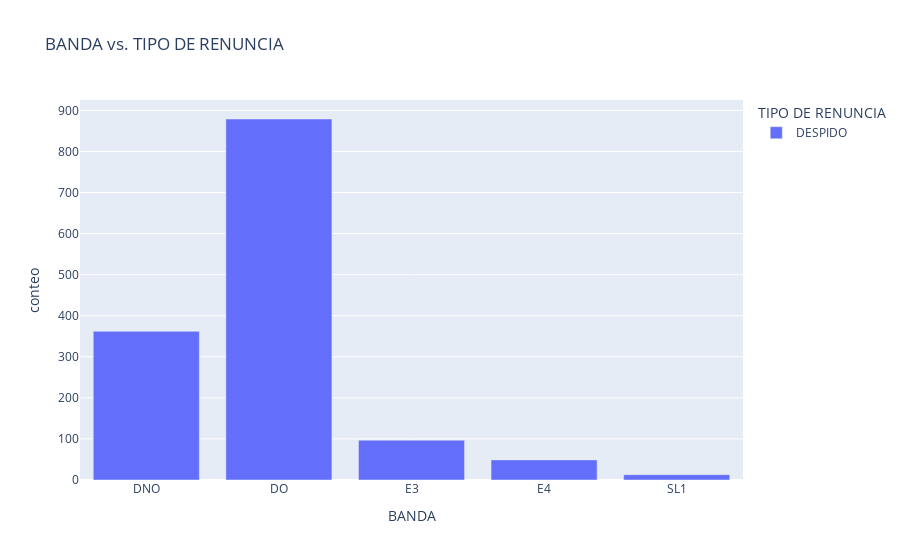

The notebook cell saved with this chart:
### Code cell
conteo_banda_tipo = data.groupby(['BANDA', 'TIPO DE RENUNCIA']).size().reset_index(name='conteo')
fig1 = px.bar(conteo_banda_tipo, x='BANDA', y='conteo', color='TIPO DE RENUNCIA', title='BANDA vs. TIPO DE RENUNCIA')
fig1.show()

### Figure 1 — Plotly figure (JSON) as saved in the notebook; plotly's stock layout.template omitted (floating-point values rounded to 4 significant figures)
{"data": [{"alignmentgroup": "True", "hovertemplate": "TIPO DE RENUNCIA=DESPIDO<br>BANDA=%{x}<br>conteo=%{y}<extra></extra>", "legendgroup": "DESPIDO", "marker": {"color": "#636efa", "pattern": {"shape": ""}}, "name": "DESPIDO", "offsetgroup": "DESPIDO", "orientation": "v", "showlegend": true, "textposition": "auto", "type": "bar", "x": ["DNO", "DO", "E3", "E4", "SL1"], "xaxis": "x", "y": [362, 879, 97, 49, 13], "yaxis": "y"}], "layout": {"barmode": "relative", "legend": {"title": {"text": "TIPO DE RENUNCIA"}, "tracegroupgap": 0}, "title": {"text": "BANDA vs. TIPO DE RENUNCIA"}, "xaxis": {"anchor": "y", "domain": [0, 1], "title": {"text": "BANDA"}}, "yaxis": {"anchor": "x", "domain": [0, 1], "title": {"text": "conteo"}}}}
